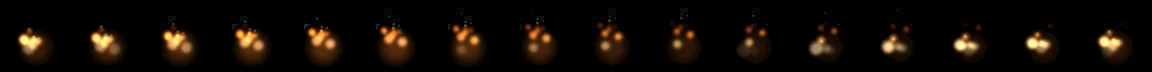
#> input picture assets/effects/blaze.webp, 1152 x 72 px
$ python -i make-tokens.py   (imports and definitions only)
#> lines starting #> are read from the running program, lines starting #| are printed output that depends on the picture; after the words box and inside, x2 and y2 are one past the last pixel; in counts of white or black regions, pixels touching at a corner belong together
#!/usr/bin/env python3
"""Crop the operative portraits down to head tokens, in two sizes.

    python3 tools/make-tokens.py              # write assets/tokens/ and assets/pips/
    python3 tools/make-tokens.py --contact-sheet out.png   # eyeball the result

One crop, two outputs. The square 128px TOKEN goes next to a name in the roster
panel; the round 64px PIP goes on the operative's base on the battlefield, where
it is drawn about 40px across and there are twenty of them on screen at once.
The pip carries its circle in its own alpha channel rather than being clipped by
the renderer, so the battlefield draws it as a plain <image> and the team-colour
ring around the base is the only edge.

The portraits under assets/portraits/ are 512x768 full-body sketches, ~79KB
each and ~38MB for the set — far too much to put a face next to every name in
a roster panel. A token is the same art cropped to the head and shrunk to
TOKEN_PX, which lands around 4KB, so the whole set costs less than two
portraits.

Finding the head is the whole job, and two signals do it:

  1. YuNet face detection. Excellent on the bare human, ork and ratling faces,
     which is a little over half the set. It knows nothing about helmets, and
     it cheerfully reports the skull on a shoulder pad as a face.
  2. Silhouette geometry. The figure is ink on pale paper, so the head is the
     first blob below the crown that is wide enough not to be a raised weapon,
     ending where the shoulders flare out.

Neither is used alone. The silhouette runs first and gives a region; a face is
believed only if it lands inside that region, which is what rejects the
shoulder-pad skulls. Where a face IS confirmed it wins, because it frames the
features far better than a silhouette ever could.

Roughly 2% of the set still crops badly — a banner held high reads as a head,
and a drone or a swarm has no head to find. Those are pinned by name in
tools/token-overrides.json rather than being chased with more heuristics.
"""
import argparse, json, os, sys, urllib.request
from pathlib import Path

import cv2
import numpy as np
from PIL import Image

ROOT = Path(__file__).resolve().parent.parent
PORTRAITS = ROOT / "assets" / "portraits"
TOKENS = ROOT / "assets" / "tokens"
PIPS = ROOT / "assets" / "pips"
OVERRIDES = Path(__file__).resolve().parent / "token-overrides.json"

TOKEN_PX = 128          # 2x the ~56px the roster draws
PIP_PX = 64             # ~1.5x what a base is drawn at, and a fifth of the bytes
QUALITY = 82

MODEL_URL = ("https://media.githubusercontent.com/media/opencv/opencv_zoo/main/"
             "models/face_detection_yunet/face_detection_yunet_2023mar.onnx")
MODEL_PATH = Path(
    os.environ.get("XDG_CACHE_HOME", Path.home() / ".cache")) / "killteam" / "yunet.onnx"


# --------------------------------------------------------------------------
# Finding the head
# --------------------------------------------------------------------------

def load_bgr(path):
    return cv2.cvtColor(np.array(Image.open(path).convert("RGB")), cv2.COLOR_RGB2BGR)


def foreground_mask(bgr):
    """Ink-and-figure vs paper. The paper colour is read from the border."""
    lab = cv2.cvtColor(bgr, cv2.COLOR_BGR2LAB).astype(np.float32)
    h, w = lab.shape[:2]
    b = max(4, int(min(h, w) * 0.02))
    border = np.concatenate([lab[:b].reshape(-1, 3), lab[-b:].reshape(-1, 3),
                             lab[:, :b].reshape(-1, 3), lab[:, -b:].reshape(-1, 3)])
    paper = np.median(border, axis=0)
    # Weight lightness over hue: these sketches vary in tint, not in tone.
    d = lab - paper
    dist = np.sqrt((d[..., 0]) ** 2 + (d[..., 1] * 0.7) ** 2 + (d[..., 2] * 0.7) ** 2)
    dist = cv2.GaussianBlur(dist, (0, 0), 3)
    norm = np.clip(dist / max(dist.max(), 1e-6) * 255, 0, 255).astype(np.uint8)
    _, m = cv2.threshold(norm, 0, 255, cv2.THRESH_BINARY + cv2.THRESH_OTSU)
    # Background hatching survives Otsu as speckle; the figure does not.
    m = cv2.morphologyEx(m, cv2.MORPH_OPEN,
                         cv2.getStructuringElement(cv2.MORPH_ELLIPSE, (9, 9)))
    return cv2.morphologyEx(m, cv2.MORPH_CLOSE,
                            cv2.getStructuringElement(cv2.MORPH_ELLIPSE, (15, 15)))


def largest_component(mask):
    n, lab, stats, _ = cv2.connectedComponentsWithStats((mask > 0).astype(np.uint8), 8)
    if n <= 1:
        return None
    return (lab == 1 + int(np.argmax(stats[1:, cv2.CC_STAT_AREA]))).astype(np.uint8)


def _head_band(comp, h, w, cols=None):
    """The head band at the top of the figure, within an optional column window."""
    sub = comp if cols is None else comp[:, cols[0]:cols[1]]
    rows = cv2.GaussianBlur(
        sub.sum(axis=1).astype(np.float32).reshape(-1, 1), (0, 0), 3).ravel()
    body = float(rows.max())                       # shoulders, or the widest torso row
    if body < w * 0.05:
        return None
    # The crown is the first row thick enough to be a head rather than a raised
    # scythe, banner pole or antenna.
    thick = np.flatnonzero(rows > max(w * 0.06, body * 0.22))
    if len(thick) == 0:
        return None
    top = int(thick[0])
    if top > h * 0.45:
        return None
    # The neck is where the profile widens past anything a head could be.
    y = top
    while y < min(h - 1, top + int(h * 0.30)) and rows[y] < body * 0.62:
        y += 1
    height = int(np.clip(y - top, int(h * 0.08), int(h * 0.30)))
    band = sub[top:max(top + height, top + 2)]
    colw = band.sum(axis=0)
    cc = np.flatnonzero(colw > max(2, height * 0.12))
    if len(cc) == 0:
        cc = np.flatnonzero(colw > 0)
    if len(cc) == 0:
        return None
    off = cols[0] if cols else 0
    return (float(cc[0] + off), float(top), float(cc[-1] - cc[0]), float(height))


def head_from_silhouette(bgr):
    """Head box from the figure's width profile."""
    h, w = bgr.shape[:2]
    comp = largest_component(foreground_mask(bgr))
    if comp is None:
        return None
    box = _head_band(comp, h, w)
    if box is None:
        return None
    # A banner or spear held high IS wide enough to pass for a head, so a band
    # sitting well to the side of the torso is retried down the middle.
    mid = comp[int(h * 0.35):int(h * 0.75)]
    widths = mid.sum(axis=0).astype(int)
    if widths.sum():
        torso_cx = float(np.median(np.repeat(np.arange(mid.shape[1]), widths)))
        if abs((box[0] + box[2] / 2) - torso_cx) > w * 0.20:
            window = (int(max(0, torso_cx - w * 0.26)), int(min(w, torso_cx + w * 0.26)))
            box = _head_band(comp, h, w, window) or box
    return box


_det = None

def head_from_face(bgr, band=None):
    """YuNet's face box grown to a head box, vetted against the silhouette.

    These sketches put skulls on shoulder pads and faces on gun casings, and
    YuNet reports those as confidently as a real one — so a detection counts
    only where the silhouette already says the head is.
    """
    global _det
    if _det is None:
        _det = cv2.FaceDetectorYN.create(str(MODEL_PATH), "", (320, 320), 0.6, 0.3, 5000)
    h, w = bgr.shape[:2]
    best = None
    for s in (1.0, 2.0):                           # the upscaled pass catches small heads
        im = cv2.resize(bgr, (int(w * s), int(h * s))) if s != 1.0 else bgr
        _det.setInputSize((im.shape[1], im.shape[0]))
        _, faces = _det.detect(im)
        if faces is None:
            continue
        for f in faces:
            x, y, fw, fh, score = f[0] / s, f[1] / s, f[2] / s, f[3] / s, float(f[-1])
            cx, cy = x + fw / 2, y + fh / 2
            if cy > h * 0.5:                       # a "face" on the torso is a texture hit
                continue
            if band is not None:
                bx, by, bw, bh = band
                if not (bx - bw * 0.5 <= cx <= bx + bw * 1.5):
                    continue
                if not (by - bh * 0.5 <= cy <= by + bh * 1.6):
                    continue
            if best is None or score > best[4]:
                best = (x, y, fw, fh, score)
    if best is None:
        return None
    x, y, fw, fh, _ = best
    # A face box is the features alone: grow out for the skull, up for the crown.
    cx, cy = x + fw / 2, y + fh / 2
    return (cx - fw * 1.75 / 2, cy - fh * 1.75 / 2 - fh * 0.22, fw * 1.75, fh * 1.75)


def head_box(bgr):
    """(x, y, w, h, source) for the head.

    Silhouette first — not because it is more precise, but because it is the
    sanity check the face detector needs.
    """
    sil = head_from_silhouette(bgr)
    face = head_from_face(bgr, band=sil)
    if face:
        return (*face, "face")
    if sil:
        return (*sil, "silhouette")
    h, w = bgr.shape[:2]                           # last resort: where heads usually are
    return (w / 2 - w * 0.21, h * 0.06, w * 0.42, w * 0.42, "fallback")


# [130 lines left out: functions token_rect, ensure_model, load_overrides, override_rect, circular_pip, main, not called in this run]


# [2 lines not run here, left out]

>>> import cv2
>>> picture = cv2.cvtColor(cv2.imread('../assets/effects/blaze.webp'), cv2.COLOR_BGR2RGB)
>>> result = head_box(picture)
#> in foreground_mask, `lab = cv2.cvtColor(bgr, cv2.COLOR_BGR2LAB).astype(np.float32)`:
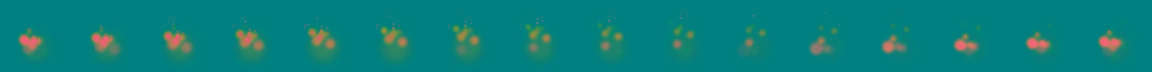
#> lab: shape (72, 1152, 3) float32; mean R, G, B 10.4, 128.1, 124
#> in foreground_mask, `paper = np.median(border, axis=0)`: paper = [0, 128, 128]
#> in foreground_mask, `d = lab - paper`:
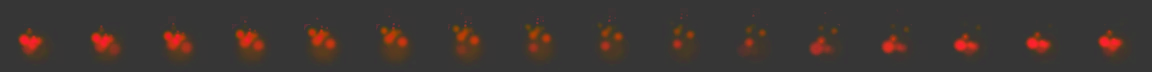
#> d: shape (72, 1152, 3) float32; mean R, G, B 10.4, 0.1, -4; drawn with min black and max white
#> in foreground_mask, `dist = cv2.GaussianBlur(dist, (0, 0), 3)`:
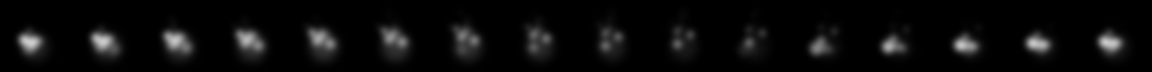
#> dist: shape (72, 1152) float32; min 0, max 206.5, mean 11
#> in foreground_mask, `norm = np.clip(dist / max(dist.max(), 1e-6) * 255, 0, 255).astype(np.u..`:
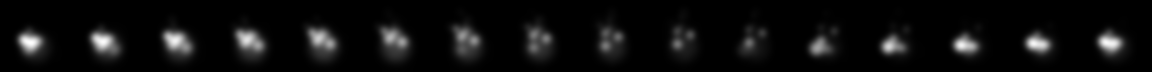
#> norm: shape (72, 1152); min 0, max 255, mean 13.4
#> in foreground_mask, `_, m = cv2.threshold(norm, 0, 255, cv2.THRESH_BINARY + cv2.THRESH_OTSU)`:
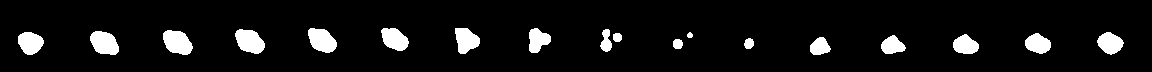
#> m: shape (72, 1152); 7.4% white; 18 white regions, largest, box (x1, y1, x2, y2) and area: (163, 30, 193, 55) 550, (235, 29, 265, 54) 539, (90, 31, 119, 55) 525
#> in foreground_mask, `m = cv2.morphologyEx(m, cv2.MORPH_OPEN, cv2.getStructuringElement(cv2...`: m: shape (72, 1152); 7.1% white; 17 white regions, largest, box (x1, y1, x2, y2) and area: (163, 30, 193, 55) 543, (235, 29, 265, 54) 535, (90, 31, 119, 55) 520
#> in foreground_mask, `return cv2.morphologyEx(m, cv2.MORPH_CLOSE, cv2.getStructuringElement(..`: returned value: shape (72, 1152); 7.1% white; 16 white regions, largest, box (x1, y1, x2, y2) and area: (163, 30, 193, 55) 544, (235, 29, 265, 54) 536, (90, 31, 119, 55) 520
#> in largest_component, `n, lab, stats, _ = cv2.connectedComponentsWithStats((mask > 0).astype(..`:
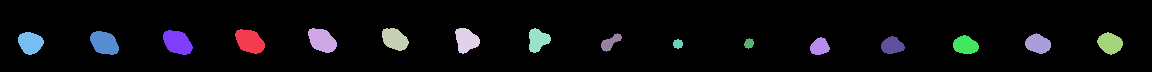
#> lab: shape (72, 1152) int32; 17 distinct labels, from 0 to 16; one colour per label, 0 black
#> in largest_component, `n, lab, stats, _ = cv2.connectedComponentsWithStats((mask > 0).astype(..`: n = 17; stats = 17 rows, first 6: [0, 0, 1152, 72, 77048], [235, 29, 30, 25, 536], [308, 28, 29, 25, 517], [382, 28, 27, 23, 448], [455, 28, 25, 26, 445], [529, 28, 22, 25, 369]
#> in largest_component, `return (lab == 1 + int(np.argmax(stats[1:, cv2.CC_STAT_AREA]))).astype..`:
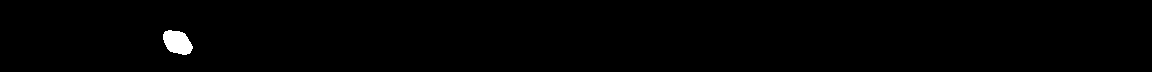
#> returned value: shape (72, 1152); values 0 (black) and 1 (white), 0.66% white; 1 white region, box (x1, y1, x2, y2) and area: (163, 30, 193, 55) 544
#> in _head_band, `rows = cv2.GaussianBlur( sub.sum(axis=1).astype(np.float32).reshape(-1..`: rows = 72 values, max 26.06 at index 43, min 0 at index 0, mean 7.56
#> in _head_band, `body = float(rows.max())`: body = 26.06
#> (the run stopped early here; a loop or call above may not have finished)
